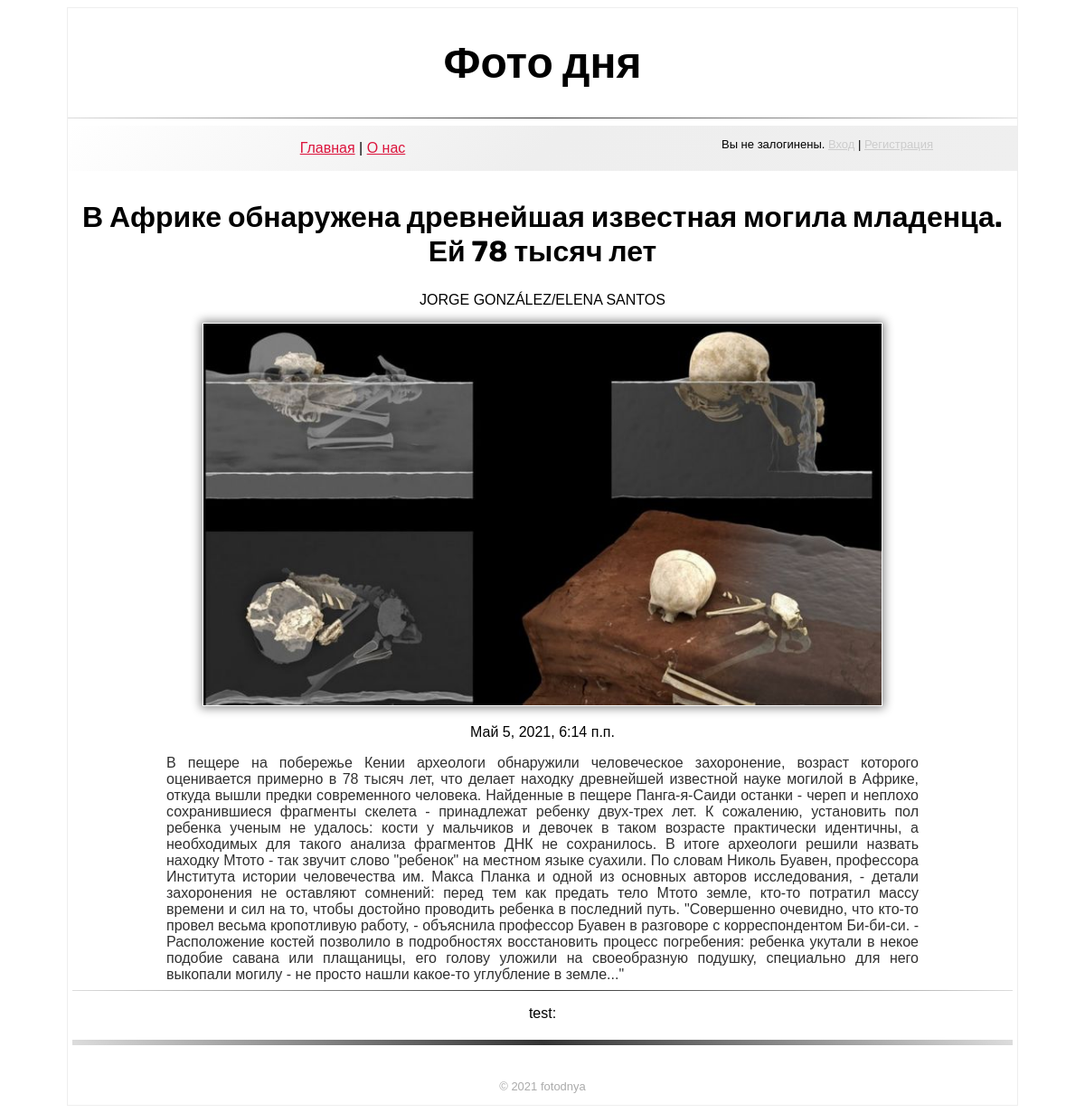
The page /post/8/ on the database its author committed.
### fotodnya/models.py (models this page shows, shortened)
class fotoNews(models.Model):
    title = models.CharField(max_length=120)
    img = models.ImageField(upload_to='static/images/', null=True, blank=True, default='static/images/default.jpg')
    author = models.CharField(max_length=120, blank=True)
    url_from = models.URLField(max_length=300, default='http://fotodnya.site', blank=True)
    timepostdate = models.DateTimeField(auto_now=False, auto_now_add=False, blank=True, null=True)
    description = models.TextField(blank=True, null=True)

### fotodnya/views.py (the view)
# urls.py: path('post/<int:pk>/', BlogDetailView.as_view(), name='post_detail'),
class BlogDetailView(DetailView):
    model = fotoNews
    comments = comments_fn
    template_name = 'post_detail.html'

### templates/post_detail.html (shortened to what this page needs)
{% extends 'base.html' %}
{% block content %}
<div class="post_foto">
    <h2>{{ fotonews.title }}</h2>
    <p>{{ fotonews.author }}</p>
    <img src="{{ fotonews.img.url }}" width="750px">
    <p>{{ fotonews.timepostdate }}</p>
    <p class="news-text">{{ fotonews.description }}</p>
    <hr>
    <p>test:</p>
    <hr class="news">
</div>
{% endblock content %}

### static/css/style.css (style rules this page uses)
body { font-family: Arial; }
#header hr, hr { padding: 0; height: 1px; border: none; background: linear-gradient(45deg, #ddd, #333, #ddd); }
h2, h2 a { font-family: 'Rubik', sans-serif; font-size: 32px; text-decoration: none; color: #000; }
.post_foto { padding: 5px; text-align: center; }
.post_foto img { border: 1px solid #fafafa; -webkit-box-shadow: 0px 0px 10px 2px #888; -moz-box-shadow: 0px 0px 10px 2px #888; box-shadow: 0px 0px 10px 2px #888; }
p.news-text { color: #303030; text-align: justify; width: 80%; margin: 0 auto; }
hr.news { margin: 20px 0; padding: 0; height: 6px; border: none; background: linear-gradient(45deg,#ddd, #333, #ddd); }

### rows shown on the page
fotoNews: title "В Африке обнаружена древнейшая известная могила младенца. Ей 78 тысяч лет", author "JORGE GONZÁLEZ/ELENA SANTOS", img (picture), timepostdate "Май 5, 2021, 6:14 п.п.", description "В пещере на побережье Кении археологи обнаружили человеческое захоронение, возраст которого оценивается примерно в 78 тысяч лет, что делает находку древнейшей известной науке могилой в Африке, откуда вышли предки современного человека. Найденные в пещере Панга-я-Саиди останки - череп и неплохо сохранившиеся фрагменты скелета - принадлежат ребенку двух-трех лет. К сожалению, установить пол ребенка ученым не удалось: кости у мальчиков и девочек в таком возрасте практически идентичны, а необходимых для такого анализа фрагментов ДНК не сохранилось. В итоге археологи решили назвать находку Мтото - так звучит слово \"ребенок\" на местном языке суахили. По словам Николь Буавен, профессора Института…"
